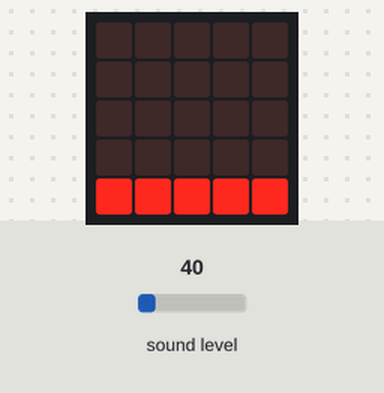
This program was run on a simulated BBC micro:bit (MakeCode). Parts: the board's 5×5 LED display. Inputs (shaded band) come from the test bench; at power-on: sound level 40.

Above: at 1.2 s.
1.3 s: sound level set to 5
At 2.4 s:
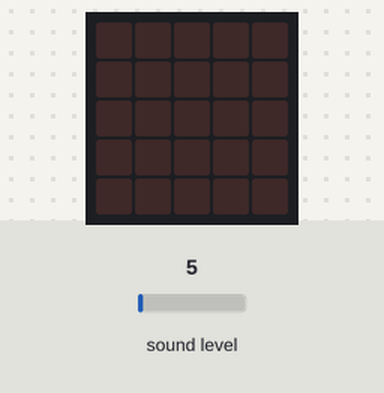
3.1 s: sound level set to 64
At 4.3 s:
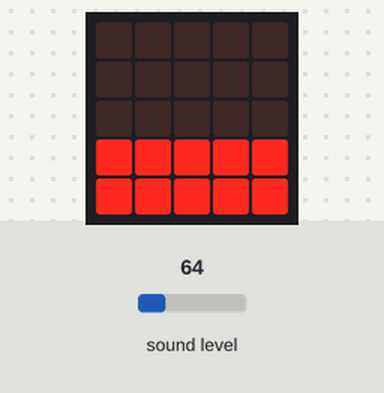
4.8 s: sound level set to 128
At 6.2 s:
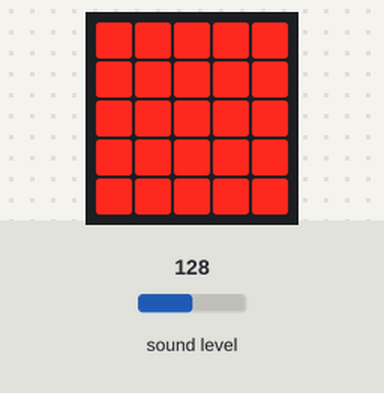
6.5 s: sound level set to 107
At 7.9 s:
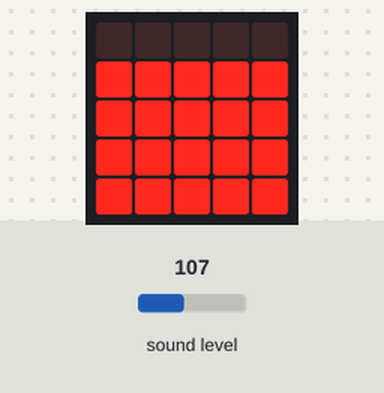
8.2 s: sound level set to 191
At 9.6 s:
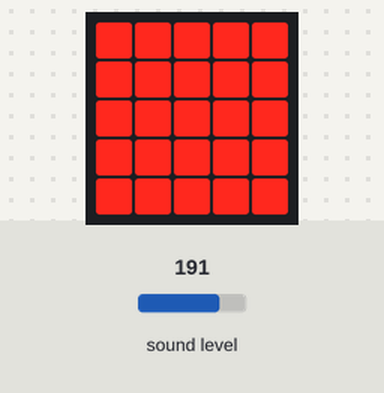
9.9 s: sound level set to 20
At 10.4 s:
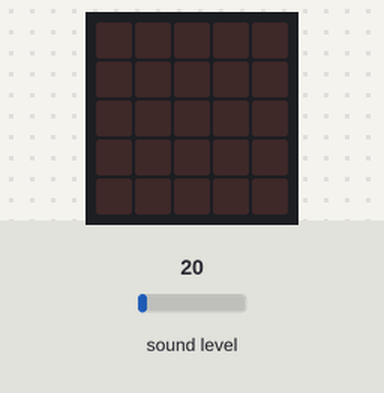
Timing chart, 0 to 12.5 s (numbered marks = the images above; inputs shaded):
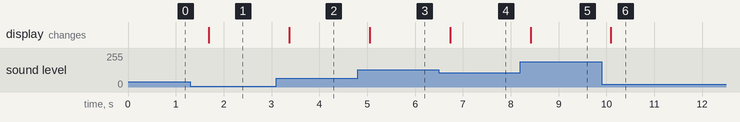

Measured:
- after the input at 1.3 s, the display: changes after 0.39 s (image 1)
- after the input at 3.1 s, the display: changes after 0.27 s (image 2)
- after the input at 4.8 s, the display: changes after 0.25 s (image 3)
- after the input at 6.5 s, the display: changes after 0.23 s (image 4)
- after the input at 8.2 s, the display: changes after 0.21 s (image 5)
- after the input at 9.9 s, the display: changes after 0.20 s (image 6)

The program:

main.ts
```typescript
basic.forever(function () {
    if (input.soundLevel() > 110) {
        basic.showLeds(`
            # # # # #
            # # # # #
            # # # # #
            # # # # #
            # # # # #
            `)
    } else if (input.soundLevel() > 88) {
        basic.showLeds(`
            . . . . .
            # # # # #
            # # # # #
            # # # # #
            # # # # #
            `)
    } else if (input.soundLevel() > 69) {
        basic.showLeds(`
            . . . . .
            . . . . .
            # # # # #
            # # # # #
            # # # # #
            `)
    } else if (input.soundLevel() > 48) {
        basic.showLeds(`
            . . . . .
            . . . . .
            . . . . .
            # # # # #
            # # # # #
            `)
    } else if (input.soundLevel() > 23) {
        basic.showLeds(`
            . . . . .
            . . . . .
            . . . . .
            . . . . .
            # # # # #
            `)
    } else {
        basic.showLeds(`
            . . . . .
            . . . . .
            . . . . .
            . . . . .
            . . . . .
            `)
    }
})
```

test.ts
```typescript
// aquí va el archivo "tests"; esto no se compilará cuando este paquete se utilice como una extensión.
```
